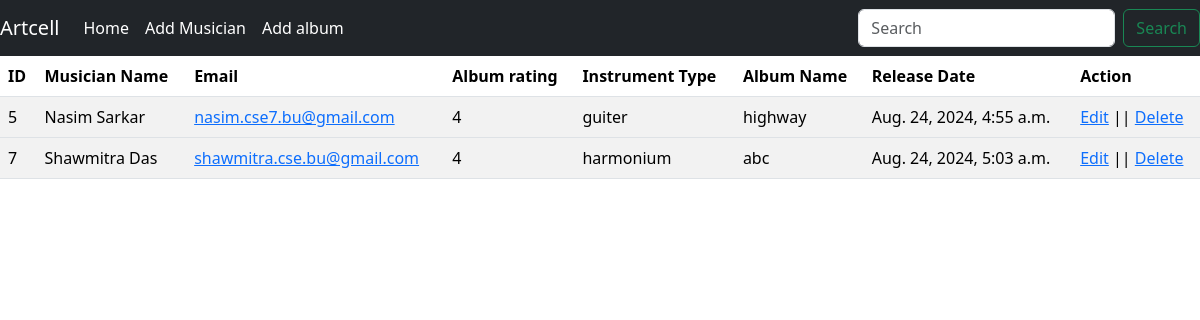
The page / on the database its author committed.
### album/models.py (models this page shows, shortened)
class Album(models.Model):
    album_name=models.CharField(max_length=100)
    release_date=models.DateTimeField(auto_now_add=True)
    RATING_CHOICES = [
        (1, '1'),
        (2, '2'),
        (3, '3'),
        (4, '4'),
        (5, '5'),
    ]
    rating = models.IntegerField(choices=RATING_CHOICES, default=1)
    musician=models.ForeignKey(Musician,on_delete=models.CASCADE)

### musician/models.py (models this page shows, shortened)
class Musician(models.Model):
    firstName=models.CharField(max_length=100)
    lastName=models.CharField(max_length=100)
    email=models.EmailField()
    phone_no=models.CharField(max_length=15)
    instrument_type=models.CharField(max_length=100)

### Musician_Directory/views.py (the view)
# urls.py: path('',views.home,name='homepage'),
def home(request):
    data=Album.objects.all()
    return render(request,'home.html',{'data' : data})

### templates/home.html
 {% extends "base.html" %}
 {% block content %}
 <table class="table table-striped">
    <thead>
      <tr>
        <th scope="col">ID</th>
        <th scope="col">Musician Name</th>
        <th scope="col">Email</th>
        <th scope="col">Album rating</th>
        <th scope="col">Instrument Type</th>
        <th scope="col">Album Name</th>
        <th scope="col">Release Date</th>
        <th scope="col">Action</th>
      </tr>
    </thead>
    {% for val in data %}
    <tbody>
      <tr>
         <td>{{val.id}}</td>
        <td>{{val.musician.firstName}} {{val.musician.lastName}}</td>
        <td><a href="{% url 'edit_musician' val.musician.id %}">{{val.musician.email}}</a</td>
        <td>{{val.rating}}</td>
        <td>{{val.musician.instrument_type}}</td>
        <td>{{val.album_name}}</td>
        <td>{{val.release_date}}</td>
        <td><a href="{% url 'edit_album' val.id %}">Edit</a> || <a href="{% url 'delete_album' val.id%}">Delete</a> </td>
      </tr>
    </tbody>
    {% endfor %}
  </table>
 {% endblock %}

### templates/base.html (shortened to what this page needs)
<!DOCTYPE html>
<html lang="en">
<head>
    <link href="https://cdn.jsdelivr.net/npm/bootstrap@5.3.3/dist/css/bootstrap.min.css" rel="stylesheet">
  </head>
</head>
<body>
    <nav class="navbar navbar-expand-lg navbar-dark bg-dark">
          <a class="navbar-brand" href="#">Artcell</a>
          <div class="collapse navbar-collapse" id="navbarSupportedContent">
            <ul class="navbar-nav me-auto mb-2 mb-lg-0">
              <li class="nav-item">
                <a class="nav-link active" aria-current="page" href="{% url 'homepage' %}">Home</a>
              </li>
              <li class="nav-item">
                <a class="nav-link active" aria-current="page" href="{%url 'add_musician' %}">Add Musician</a>
              </li>
              <li class="nav-item">
                <a class="nav-link active" aria-current="page" href="{% url 'add_album' %}">Add album</a>
              </li>
            </ul>
            <form class="d-flex" role="search">
              <input class="form-control me-2" type="search" placeholder="Search" aria-label="Search">
              <button class="btn btn-outline-success" type="submit">Search</button>
            </form>
          </div>
      </nav>
      {% block content %}
      {% endblock %}
</body>
</html>

### rows shown on the page
Album: id "5", musician.firstName "Nasim", musician.lastName "Sarkar", musician.email "nasim.cse7.bu@gmail.com", rating "4", musician.instrument_type "guiter", album_name "highway", release_date "Aug. 24, 2024, 4:55 a.m."
Album: id "7", musician.firstName "Shawmitra", musician.lastName "Das", musician.email "shawmitra.cse.bu@gmail.com", rating "4", musician.instrument_type "harmonium", album_name "abc", release_date "Aug. 24, 2024, 5:03 a.m."
